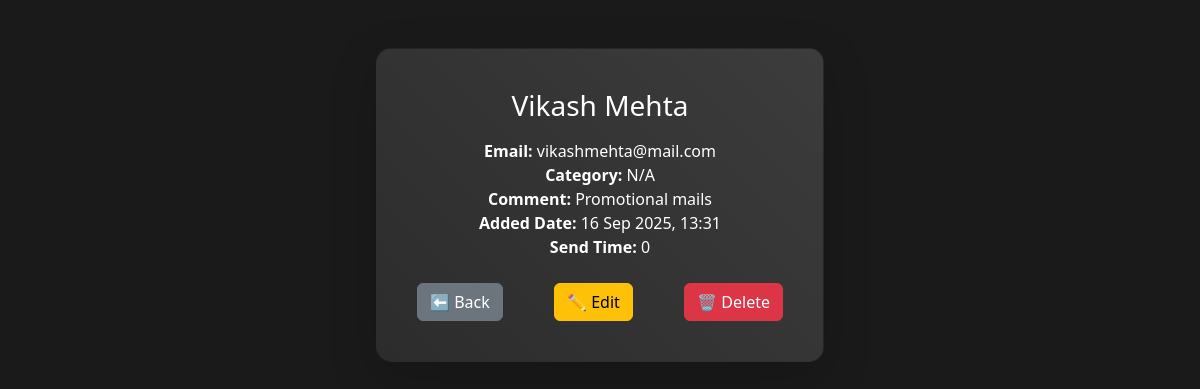
Page /user/receipient/1/ (signed in) on the committed database.
### CreateUser/models.py (models this page shows, shortened)
class Receipent(models.Model):
    Sender = models.ForeignKey(emailUsers, on_delete=models.CASCADE)
    email = models.CharField(max_length=200, null=False, unique=False)
    name = models.CharField(max_length=150, null=False, default="Customer")
    receipent_category = models.CharField(max_length=100, null=True)
    comment = models.CharField(max_length=200, null=True)
    added_date = models.DateTimeField(auto_now=True)
    send_time = models.IntegerField(default=0)

### CreateUser/views.py (the view)
# urls.py: path('receipient/<int:receipient_id>/', views.viewReceipent, name="view_recepient"),
def viewReceipent(request, receipient_id):
    user_id = request.session.get("user_id")
    if not user_id:
        messages.warning(request, "Login first")
        return redirect('Login')
    receipient = get_object_or_404(Receipent, id=receipient_id, Sender__id=user_id)
    return render(request, "Receipent/view.html", {
        "receipient": receipient
    })

### templates/Receipent/view.html (shortened to what this page needs)
{% extends "CreateUser/base.html" %}
{% load static %}
{% block content %}
<div class="container mt-5 d-flex justify-content-center">
    <div class="card shadow-lg p-4" style="width: 28rem; border-radius: 15px;">
        <div class="card-body text-center">
            <h3 class="card-title mb-3">{{ receipient.name }}</h3>
            <p class="card-text">
                <strong>Email:</strong> {{ receipient.email }} <br>
                <strong>Category:</strong> {{ receipient.receipent_category|default:"N/A" }} <br>
                <strong>Comment:</strong> {{ receipient.comment|default:"No comment" }} <br>
                <strong>Added Date:</strong> {{ receipient.added_date|date:"d M Y, H:i" }} <br>
                <strong>Send Time:</strong> {{ receipient.send_time }}
            </p>
            <div class="d-flex justify-content-between mt-4">
                <a href="{% url 'dashboard' %}" class="btn btn-secondary">⬅ Back</a>
                <a href="{% url 'edit_recepient' receipient.id %}" class="btn btn-warning">✏ Edit</a>
                <a href="{% url 'delete_recipient' receipient.id %}"
                   class="btn btn-danger"
                   onclick="return confirm('Are you sure you want to delete this recipient?');">
                   🗑 Delete
                </a>
            </div>
        </div>
    </div>
</div>
{% endblock %}

### static/css/CreateUser/style.css (style rules this page uses)
body { background-color: #1a1a1a; color: #f1f1f1; }
.card { background: linear-gradient(45deg, #2c2c2c, #3c3c3c); color: white; border-radius: 10px; }
.btn-warning { background-color: #ffc107; border-color: #ffc107; }
.btn-danger { background-color: #dc3545; border-color: #dc3545; }

### rows in the picture
Receipent: name "Vikash Mehta", email "vikashmehta@mail.com", receipent_category "N/A", comment "Promotional mails", added_date "16 Sep 2025, 13:31", send_time "0"
